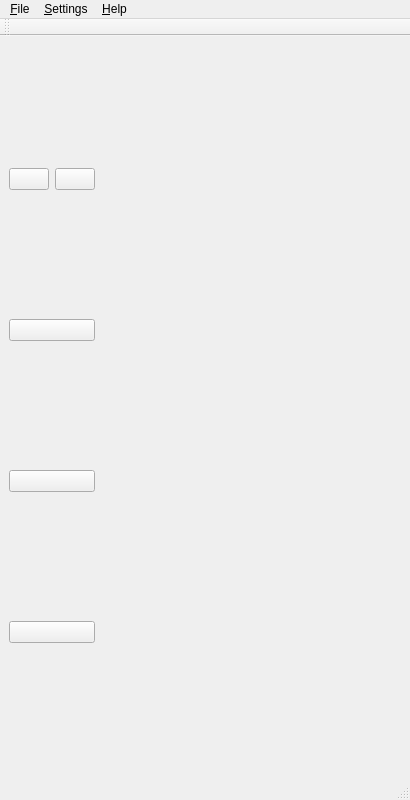
<?xml version="1.0" encoding="UTF-8"?>
<ui version="4.0">
 <class>MainWindow</class>
 <widget class="QMainWindow" name="MainWindow">
  <property name="geometry">
   <rect>
    <x>0</x>
    <y>0</y>
    <width>410</width>
    <height>800</height>
   </rect>
  </property>
  <property name="windowTitle">
   <string>OncoPlotter</string>
  </property>
  <property name="iconSize">
   <size>
    <width>50</width>
    <height>50</height>
   </size>
  </property>
  <property name="tabShape">
   <enum>QTabWidget::Triangular</enum>
  </property>
  <widget class="QWidget" name="centralwidget">
   <layout class="QHBoxLayout" name="horizontalLayout_2">
    <item>
     <layout class="QHBoxLayout" name="horizontalLayout">
      <item>
       <layout class="QVBoxLayout" name="verticalLayout">
        <item>
         <layout class="QHBoxLayout" name="horizontalLayout_3">
          <item>
           <widget class="QPushButton" name="btn_data_import">
            <property name="text">
             <string/>
            </property>
           </widget>
          </item>
          <item>
           <widget class="QPushButton" name="btn_discard_dataset">
            <property name="text">
             <string/>
            </property>
           </widget>
          </item>
         </layout>
        </item>
        <item>
         <widget class="QPushButton" name="btn_waterfall">
          <property name="text">
           <string/>
          </property>
          <property name="checkable">
           <bool>true</bool>
          </property>
          <property name="autoExclusive">
           <bool>true</bool>
          </property>
         </widget>
        </item>
        <item>
         <widget class="QPushButton" name="btn_spider">
          <property name="text">
           <string/>
          </property>
          <property name="checkable">
           <bool>true</bool>
          </property>
          <property name="autoExclusive">
           <bool>true</bool>
          </property>
         </widget>
        </item>
        <item>
         <widget class="QPushButton" name="btn_swimmer">
          <property name="text">
           <string/>
          </property>
          <property name="checkable">
           <bool>true</bool>
          </property>
          <property name="autoExclusive">
           <bool>true</bool>
          </property>
         </widget>
        </item>
       </layout>
      </item>
      <item>
       <widget class="QStackedWidget" name="stackedWidget"/>
      </item>
     </layout>
    </item>
   </layout>
  </widget>
  <widget class="QMenuBar" name="menubar">
   <property name="geometry">
    <rect>
     <x>0</x>
     <y>0</y>
     <width>410</width>
     <height>26</height>
    </rect>
   </property>
   <widget class="QMenu" name="menuFile">
    <property name="title">
     <string>&amp;File</string>
    </property>
    <addaction name="toolbar_quit"/>
   </widget>
   <widget class="QMenu" name="menuHelp">
    <property name="title">
     <string>&amp;Help</string>
    </property>
   </widget>
   <widget class="QMenu" name="menuSettings">
    <property name="title">
     <string>&amp;Settings</string>
    </property>
    <addaction name="actionGeneral_Settings"/>
   </widget>
   <addaction name="menuFile"/>
   <addaction name="menuSettings"/>
   <addaction name="menuHelp"/>
  </widget>
  <widget class="QStatusBar" name="statusbar"/>
  <widget class="QToolBar" name="toolBar">
   <property name="windowTitle">
    <string>toolBar</string>
   </property>
   <attribute name="toolBarArea">
    <enum>TopToolBarArea</enum>
   </attribute>
   <attribute name="toolBarBreak">
    <bool>false</bool>
   </attribute>
  </widget>
  <action name="actionGeneral_Settings">
   <property name="text">
    <string>General Settings</string>
   </property>
  </action>
  <action name="toolbar_quit">
   <property name="text">
    <string>Quit</string>
   </property>
   <property name="shortcut">
    <string>Ctrl+Q</string>
   </property>
  </action>
 </widget>
 <resources/>
 <connections>
  <connection>
   <sender>toolbar_quit</sender>
   <signal>triggered()</signal>
   <receiver>MainWindow</receiver>
   <slot>close()</slot>
   <hints>
    <hint type="sourcelabel">
     <x>-1</x>
     <y>-1</y>
    </hint>
    <hint type="destinationlabel">
     <x>468</x>
     <y>299</y>
    </hint>
   </hints>
  </connection>
 </connections>
</ui>
